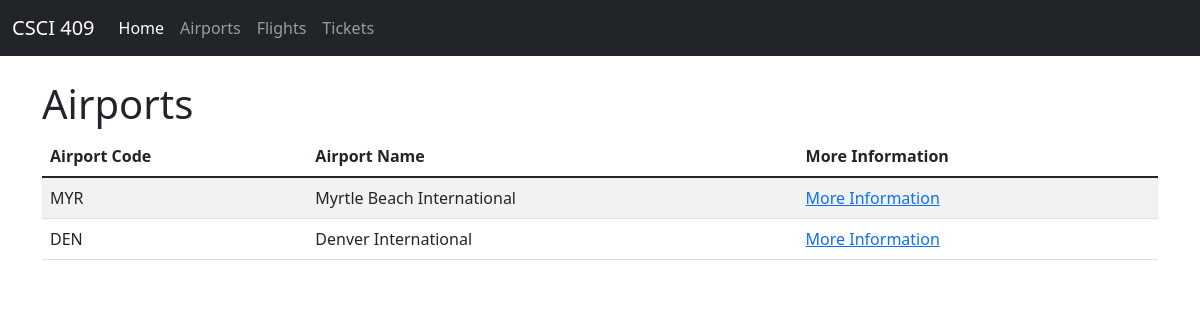
The page /airports/ on the database as committed earlier.
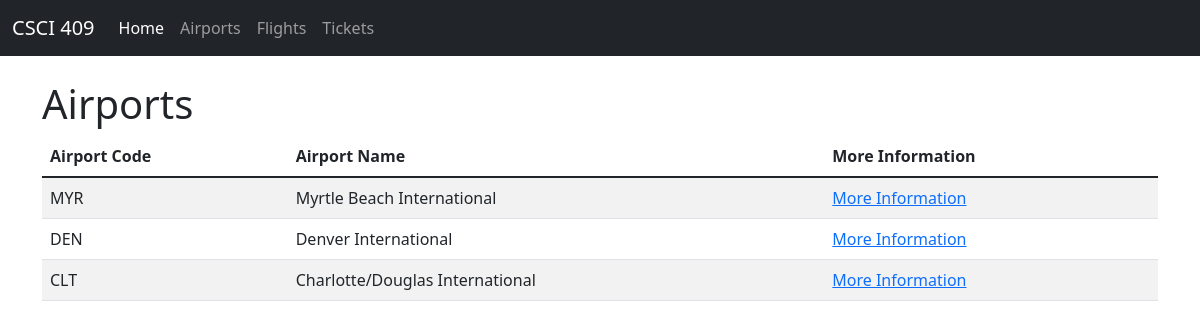
The same page on the database as committed later.
### airports/models.py (models this page shows)
class Airport(models.Model):
    name = models.CharField(max_length=255)
    airport_code = models.CharField(max_length=3)
    address = models.CharField(max_length=255)
    city = models.CharField(max_length=255)
    state = models.CharField(max_length=2)
    zipcode = models.CharField(max_length=5)
    is_open = models.BooleanField()

### airports/views.py (the view)
# urls.py: path('/', views.index),
def index(request):
    airports = Airport.objects.all()
    context = {'airports': airports}
    return render(request, 'airports/index.html', context)

### airports/templates/airports/index.html
{% extends 'base.html' %}
{% block content %}
<h1>Airports</h1>
<table class="table table-striped">
    <thead>
        <tr>
            <th scope="col">Airport Code</th>
            <th scope="col">Airport Name</th>
            <th scope="col">More Information</th>
        </tr>
    </thead>
    <tbody>
        {% for airport in airports %}
            <tr>
                <td>{{ airport.airport_code }}</td>
                <td>{{ airport.name }}</td>
                <td><a href="/airports/{{ airport.airport_code }}">More Information</a></td>
            </tr>
        {% endfor %}
    </tbody>
</table>
{% endblock %}

### templates/base.html (shortened to what this page needs)
<!DOCTYPE html>
<html lang="en">
<head>
    <link href="https://cdn.jsdelivr.net/npm/bootstrap@5.1.3/dist/css/bootstrap.min.css" rel="stylesheet">
</head>
<body>
<nav class="navbar navbar-expand-md navbar-dark bg-dark mb-4">
    <div class="container-fluid">
        <a class="navbar-brand" href="#">CSCI 409</a>
        <div class="collapse navbar-collapse" id="navbarCollapse">
            <ul class="navbar-nav me-auto mb-2 mb-md-0">
                <li class="nav-item">
                    <a class="nav-link active" aria-current="page" href="#">Home</a>
                </li>
                <li class="nav-item">
                    <a class="nav-link" href="/airports">Airports</a>
                </li>
                <li class="nav-item">
                    <a class="nav-link" href="/flights">Flights</a>
                </li>
                <li class="nav-item">
                    <a class="nav-link" href="/tickets">Tickets</a>
                </li>
            </ul>
        </div>
    </div>
</nav>
<main>
    <div class="container">
        {% block content %}
        {% endblock %}
    </div>
</main>
</body>
</html>

Rows that differ between the two databases and show on the page:
added Airport: airport_code "CLT", name "Charlotte/Douglas International"
